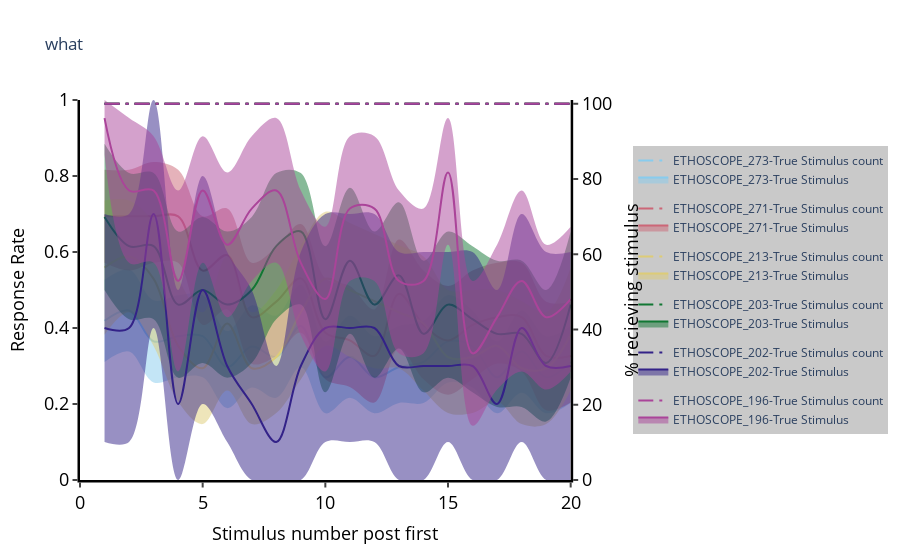

Notebook source saved alongside this figure:
### Code cell
x = pdfp.plot_habituation(plot_type = 'number', x_limit = 20, title = 'what', facet_col='machine_name');
x.show()

### Figure 1 — Plotly figure (JSON) as saved in the notebook; plotly's stock layout.template omitted (floating-point values rounded to 4 significant figures)
{"data": [{"legendgroup": "ETHOSCOPE_273-Spon. Mov.", "line": {"shape": "spline", "width": 0}, "marker": {"color": "#444"}, "mode": "lines", "showlegend": false, "type": "scatter", "x": [], "y": []}, {"fill": "tonexty", "legendgroup": "ETHOSCOPE_273-Spon. Mov.", "line": {"color": "grey", "shape": "spline"}, "mode": "lines", "name": "ETHOSCOPE_273-Spon. Mov.", "type": "scatter", "x": [], "y": []}, {"fill": "tonexty", "legendgroup": "ETHOSCOPE_273-Spon. Mov.", "line": {"shape": "spline", "width": 0}, "marker": {"color": "grey"}, "mode": "lines", "showlegend": false, "type": "scatter", "x": [], "y": []}, {"legendgroup": "ETHOSCOPE_273-True Stimulus", "line": {"shape": "spline", "width": 0}, "marker": {"color": "#444"}, "mode": "lines", "showlegend": false, "type": "scatter", "x": [1, 2, 3, 4, 5, 6, 7, 8, 9, 10, 11, 12, 13, 14, 15, 16, 17, 18, 19, 20], "y": [0.3108, 0.3378, 0.2568, 0.2703, 0.2703, 0.1892, 0.2432, 0.2162, 0.2973, 0.1757, 0.2162, 0.1757, 0.2027, 0.2027, 0.2568, 0.2432, 0.1757, 0.2297, 0.1757, 0.2027]}, {"fill": "tonexty", "legendgroup": "ETHOSCOPE_273-True Stimulus", "line": {"color": "rgb(136, 204, 238)", "shape": "spline"}, "mode": "lines", "name": "ETHOSCOPE_273-True Stimulus", "type": "scatter", "x": [1, 2, 3, 4, 5, 6, 7, 8, 9, 10, 11, 12, 13, 14, 15, 16, 17, 18, 19, 20], "y": [0.4189, 0.4459, 0.3649, 0.3784, 0.3784, 0.2973, 0.3514, 0.3243, 0.4054, 0.2703, 0.3243, 0.2703, 0.2973, 0.3108, 0.3649, 0.3514, 0.2703, 0.3378, 0.2703, 0.3108]}, {"fill": "tonexty", "legendgroup": "ETHOSCOPE_273-True Stimulus", "line": {"shape": "spline", "width": 0}, "marker": {"color": "rgb(136, 204, 238)"}, "mode": "lines", "showlegend": false, "type": "scatter", "x": [1, 2, 3, 4, 5, 6, 7, 8, 9, 10, 11, 12, 13, 14, 15, 16, 17, 18, 19, 20], "y": [0.527, 0.5541, 0.473, 0.4865, 0.4865, 0.3919, 0.4595, 0.4324, 0.5135, 0.3649, 0.4324, 0.3784, 0.4054, 0.4189, 0.4865, 0.4459, 0.3649, 0.4459, 0.3784, 0.4054]}, {"legendgroup": "ETHOSCOPE_273-True Stimulus", "line": {"color": "rgb(136, 204, 238)", "dash": "longdashdot", "shape": "spline"}, "mode": "lines", "name": "ETHOSCOPE_273-True Stimulus count", "type": "scatter", "x": [1, 2, 3, 4, 5, 6, 7, 8, 9, 10, 11, 12, 13, 14, 15, 16, 17, 18, 19, 20], "xaxis": "x", "y": [100, 100, 100, 100, 100, 100, 100, 100, 100, 100, 100, 100, 100, 100, 100, 100, 100, 100, 100, 100], "yaxis": "y2"}, {"legendgroup": "ETHOSCOPE_271-Spon. Mov.", "line": {"shape": "spline", "width": 0}, "marker": {"color": "#444"}, "mode": "lines", "showlegend": false, "type": "scatter", "x": [], "y": []}, {"fill": "tonexty", "legendgroup": "ETHOSCOPE_271-Spon. Mov.", "line": {"color": "grey", "shape": "spline"}, "mode": "lines", "name": "ETHOSCOPE_271-Spon. Mov.", "type": "scatter", "x": [], "y": []}, {"fill": "tonexty", "legendgroup": "ETHOSCOPE_271-Spon. Mov.", "line": {"shape": "spline", "width": 0}, "marker": {"color": "grey"}, "mode": "lines", "showlegend": false, "type": "scatter", "x": [], "y": []}, {"legendgroup": "ETHOSCOPE_271-True Stimulus", "line": {"shape": "spline", "width": 0}, "marker": {"color": "#444"}, "mode": "lines", "showlegend": false, "type": "scatter", "x": [1, 2, 3, 4, 5, 6, 7, 8, 9, 10, 11, 12, 13, 14, 15, 16, 17, 18, 19, 20], "y": [0.5714, 0.551, 0.5714, 0.5714, 0.4082, 0.449, 0.3061, 0.3265, 0.3878, 0.2653, 0.2449, 0.2041, 0.3469, 0.2653, 0.2245, 0.2653, 0.3061, 0.2857, 0.1837, 0.2041]}, {"fill": "tonexty", "legendgroup": "ETHOSCOPE_271-True Stimulus", "line": {"color": "rgb(204, 102, 119)", "shape": "spline"}, "mode": "lines", "name": "ETHOSCOPE_271-True Stimulus", "type": "scatter", "x": [1, 2, 3, 4, 5, 6, 7, 8, 9, 10, 11, 12, 13, 14, 15, 16, 17, 18, 19, 20], "y": [0.6939, 0.6939, 0.6939, 0.6939, 0.551, 0.5918, 0.4286, 0.4694, 0.5306, 0.3878, 0.3673, 0.3265, 0.4898, 0.4082, 0.3673, 0.4082, 0.4286, 0.4286, 0.3265, 0.3265]}, {"fill": "tonexty", "legendgroup": "ETHOSCOPE_271-True Stimulus", "line": {"shape": "spline", "width": 0}, "marker": {"color": "rgb(204, 102, 119)"}, "mode": "lines", "showlegend": false, "type": "scatter", "x": [1, 2, 3, 4, 5, 6, 7, 8, 9, 10, 11, 12, 13, 14, 15, 16, 17, 18, 19, 20], "y": [0.8163, 0.8163, 0.8367, 0.8163, 0.6939, 0.7143, 0.5714, 0.6122, 0.6735, 0.5306, 0.5102, 0.449, 0.6327, 0.551, 0.5102, 0.551, 0.5714, 0.5714, 0.4694, 0.4694]}, {"legendgroup": "ETHOSCOPE_271-True Stimulus", "line": {"color": "rgb(204, 102, 119)", "dash": "longdashdot", "shape": "spline"}, "mode": "lines", "name": "ETHOSCOPE_271-True Stimulus count", "type": "scatter", "x": [1, 2, 3, 4, 5, 6, 7, 8, 9, 10, 11, 12, 13, 14, 15, 16, 17, 18, 19, 20], "xaxis": "x", "y": [100, 100, 100, 100, 100, 100, 100, 100, 100, 100, 100, 100, 100, 100, 100, 100, 100, 100, 100, 100], "yaxis": "y2"}, {"legendgroup": "ETHOSCOPE_213-Spon. Mov.", "line": {"shape": "spline", "width": 0}, "marker": {"color": "#444"}, "mode": "lines", "showlegend": false, "type": "scatter", "x": [], "y": []}, {"fill": "tonexty", "legendgroup": "ETHOSCOPE_213-Spon. Mov.", "line": {"color": "grey", "shape": "spline"}, "mode": "lines", "name": "ETHOSCOPE_213-Spon. Mov.", "type": "scatter", "x": [], "y": []}, {"fill": "tonexty", "legendgroup": "ETHOSCOPE_213-Spon. Mov.", "line": {"shape": "spline", "width": 0}, "marker": {"color": "grey"}, "mode": "lines", "showlegend": false, "type": "scatter", "x": [], "y": []}, {"legendgroup": "ETHOSCOPE_213-True Stimulus", "line": {"shape": "spline", "width": 0}, "marker": {"color": "#444"}, "mode": "lines", "showlegend": false, "type": "scatter", "x": [1, 2, 3, 4, 5, 6, 7, 8, 9, 10, 11, 12, 13, 14, 15, 16, 17, 18, 19, 20], "y": [0.3824, 0.4412, 0.3529, 0.2059, 0.1471, 0.2353, 0.1471, 0.1765, 0.2647, 0.3529, 0.3235, 0.2941, 0.2941, 0.2353, 0.1765, 0.1765, 0.2059, 0.1471, 0.1471, 0.2353]}, {"fill": "tonexty", "legendgroup": "ETHOSCOPE_213-True Stimulus", "line": {"color": "rgb(221, 204, 119)", "shape": "spline"}, "mode": "lines", "name": "ETHOSCOPE_213-True Stimulus", "type": "scatter", "x": [1, 2, 3, 4, 5, 6, 7, 8, 9, 10, 11, 12, 13, 14, 15, 16, 17, 18, 19, 20], "y": [0.5588, 0.5882, 0.5294, 0.3529, 0.2941, 0.4118, 0.2941, 0.3235, 0.4412, 0.5294, 0.5, 0.4706, 0.4412, 0.4118, 0.3235, 0.3235, 0.3529, 0.2941, 0.2941, 0.3824]}, {"fill": "tonexty", "legendgroup": "ETHOSCOPE_213-True Stimulus", "line": {"shape": "spline", "width": 0}, "marker": {"color": "rgb(221, 204, 119)"}, "mode": "lines", "showlegend": false, "type": "scatter", "x": [1, 2, 3, 4, 5, 6, 7, 8, 9, 10, 11, 12, 13, 14, 15, 16, 17, 18, 19, 20], "y": [0.7353, 0.7353, 0.6765, 0.5294, 0.4412, 0.5882, 0.4412, 0.5, 0.6176, 0.7059, 0.6765, 0.6471, 0.6176, 0.5882, 0.5, 0.5, 0.5, 0.4706, 0.4412, 0.5588]}, {"legendgroup": "ETHOSCOPE_213-True Stimulus", "line": {"color": "rgb(221, 204, 119)", "dash": "longdashdot", "shape": "spline"}, "mode": "lines", "name": "ETHOSCOPE_213-True Stimulus count", "type": "scatter", "x": [1, 2, 3, 4, 5, 6, 7, 8, 9, 10, 11, 12, 13, 14, 15, 16, 17, 18, 19, 20], "xaxis": "x", "y": [100, 100, 100, 100, 100, 100, 100, 100, 100, 100, 100, 100, 100, 100, 100, 100, 100, 100, 100, 100], "yaxis": "y2"}, {"legendgroup": "ETHOSCOPE_203-Spon. Mov.", "line": {"shape": "spline", "width": 0}, "marker": {"color": "#444"}, "mode": "lines", "showlegend": false, "type": "scatter", "x": [], "y": []}, {"fill": "tonexty", "legendgroup": "ETHOSCOPE_203-Spon. Mov.", "line": {"color": "grey", "shape": "spline"}, "mode": "lines", "name": "ETHOSCOPE_203-Spon. Mov.", "type": "scatter", "x": [], "y": []}, {"fill": "tonexty", "legendgroup": "ETHOSCOPE_203-Spon. Mov.", "line": {"shape": "spline", "width": 0}, "marker": {"color": "grey"}, "mode": "lines", "showlegend": false, "type": "scatter", "x": [], "y": []}, {"legendgroup": "ETHOSCOPE_203-True Stimulus", "line": {"shape": "spline", "width": 0}, "marker": {"color": "#444"}, "mode": "lines", "showlegend": false, "type": "scatter", "x": [1, 2, 3, 4, 5, 6, 7, 8, 9, 10, 11, 12, 13, 14, 15, 16, 17, 18, 19, 20], "y": [0.5, 0.4231, 0.4231, 0.2692, 0.3077, 0.2692, 0.3077, 0.4231, 0.4615, 0.2308, 0.3846, 0.2692, 0.3462, 0.2308, 0.2692, 0.2308, 0.1923, 0.1923, 0.1538, 0.2692]}, {"fill": "tonexty", "legendgroup": "ETHOSCOPE_203-True Stimulus", "line": {"color": "rgb(17, 119, 51)", "shape": "spline"}, "mode": "lines", "name": "ETHOSCOPE_203-True Stimulus", "type": "scatter", "x": [1, 2, 3, 4, 5, 6, 7, 8, 9, 10, 11, 12, 13, 14, 15, 16, 17, 18, 19, 20], "y": [0.6923, 0.6154, 0.6154, 0.4615, 0.5, 0.4615, 0.5, 0.6154, 0.6538, 0.4231, 0.5769, 0.4615, 0.5385, 0.3846, 0.4615, 0.4231, 0.3846, 0.3846, 0.3077, 0.4615]}, {"fill": "tonexty", "legendgroup": "ETHOSCOPE_203-True Stimulus", "line": {"shape": "spline", "width": 0}, "marker": {"color": "rgb(17, 119, 51)"}, "mode": "lines", "showlegend": false, "type": "scatter", "x": [1, 2, 3, 4, 5, 6, 7, 8, 9, 10, 11, 12, 13, 14, 15, 16, 17, 18, 19, 20], "y": [0.8846, 0.8077, 0.8077, 0.6538, 0.6923, 0.6538, 0.6923, 0.8077, 0.8077, 0.6154, 0.7692, 0.6538, 0.7308, 0.5769, 0.6538, 0.6154, 0.5769, 0.5769, 0.5, 0.6538]}, {"legendgroup": "ETHOSCOPE_203-True Stimulus", "line": {"color": "rgb(17, 119, 51)", "dash": "longdashdot", "shape": "spline"}, "mode": "lines", "name": "ETHOSCOPE_203-True Stimulus count", "type": "scatter", "x": [1, 2, 3, 4, 5, 6, 7, 8, 9, 10, 11, 12, 13, 14, 15, 16, 17, 18, 19, 20], "xaxis": "x", "y": [100, 100, 100, 100, 100, 100, 100, 100, 100, 100, 100, 100, 100, 100, 100, 100, 100, 100, 100, 100], "yaxis": "y2"}, {"legendgroup": "ETHOSCOPE_202-Spon. Mov.", "line": {"shape": "spline", "width": 0}, "marker": {"color": "#444"}, "mode": "lines", "showlegend": false, "type": "scatter", "x": [], "y": []}, {"fill": "tonexty", "legendgroup": "ETHOSCOPE_202-Spon. Mov.", "line": {"color": "grey", "shape": "spline"}, "mode": "lines", "name": "ETHOSCOPE_202-Spon. Mov.", "type": "scatter", "x": [], "y": []}, {"fill": "tonexty", "legendgroup": "ETHOSCOPE_202-Spon. Mov.", "line": {"shape": "spline", "width": 0}, "marker": {"color": "grey"}, "mode": "lines", "showlegend": false, "type": "scatter", "x": [], "y": []}, {"legendgroup": "ETHOSCOPE_202-True Stimulus", "line": {"shape": "spline", "width": 0}, "marker": {"color": "#444"}, "mode": "lines", "showlegend": false, "type": "scatter", "x": [1, 2, 3, 4, 5, 6, 7, 8, 9, 10, 11, 12, 13, 14, 15, 16, 17, 18, 19, 20], "y": [0.1, 0.1, 0.4, 0, 0.2, 0.1, 0, 0, 0, 0.1, 0.1, 0.1, 0, 0, 0.1, 0, 0, 0.1, 0, 0]}, {"fill": "tonexty", "legendgroup": "ETHOSCOPE_202-True Stimulus", "line": {"color": "rgb(51, 34, 136)", "shape": "spline"}, "mode": "lines", "name": "ETHOSCOPE_202-True Stimulus", "type": "scatter", "x": [1, 2, 3, 4, 5, 6, 7, 8, 9, 10, 11, 12, 13, 14, 15, 16, 17, 18, 19, 20], "y": [0.4, 0.4, 0.7, 0.2, 0.5, 0.3, 0.2, 0.1, 0.3, 0.4, 0.4, 0.4, 0.3, 0.3, 0.3, 0.3, 0.2, 0.4, 0.3, 0.3]}, {"fill": "tonexty", "legendgroup": "ETHOSCOPE_202-True Stimulus", "line": {"shape": "spline", "width": 0}, "marker": {"color": "rgb(51, 34, 136)"}, "mode": "lines", "showlegend": false, "type": "scatter", "x": [1, 2, 3, 4, 5, 6, 7, 8, 9, 10, 11, 12, 13, 14, 15, 16, 17, 18, 19, 20], "y": [0.7, 0.7, 1, 0.5, 0.8, 0.6, 0.5, 0.3, 0.6, 0.7, 0.7, 0.7, 0.6, 0.6, 0.6, 0.6, 0.5, 0.7, 0.6, 0.6]}, {"legendgroup": "ETHOSCOPE_202-True Stimulus", "line": {"color": "rgb(51, 34, 136)", "dash": "longdashdot", "shape": "spline"}, "mode": "lines", "name": "ETHOSCOPE_202-True Stimulus count", "type": "scatter", "x": [1, 2, 3, 4, 5, 6, 7, 8, 9, 10, 11, 12, 13, 14, 15, 16, 17, 18, 19, 20], "xaxis": "x", "y": [100, 100, 100, 100, 100, 100, 100, 100, 100, 100, 100, 100, 100, 100, 100, 100, 100, 100, 100, 100], "yaxis": "y2"}, {"legendgroup": "ETHOSCOPE_196-Spon. Mov.", "line": {"shape": "spline", "width": 0}, "marker": {"color": "#444"}, "mode": "lines", "showlegend": false, "type": "scatter", "x": [], "y": []}, {"fill": "tonexty", "legendgroup": "ETHOSCOPE_196-Spon. Mov.", "line": {"color": "grey", "shape": "spline"}, "mode": "lines", "name": "ETHOSCOPE_196-Spon. Mov.", "type": "scatter", "x": [], "y": []}, {"fill": "tonexty", "legendgroup": "ETHOSCOPE_196-Spon. Mov.", "line": {"shape": "spline", "width": 0}, "marker": {"color": "grey"}, "mode": "lines", "showlegend": false, "type": "scatter", "x": [], "y": []}, {"legendgroup": "ETHOSCOPE_196-True Stimulus", "line": {"shape": "spline", "width": 0}, "marker": {"color": "#444"}, "mode": "lines", "showlegend": false, "type": "scatter", "x": [1, 2, 3, 4, 5, 6, 7, 8, 9, 10, 11, 12, 13, 14, 15, 16, 17, 18, 19, 20], "y": [0.8571, 0.5714, 0.5714, 0.2857, 0.5714, 0.4286, 0.5238, 0.5714, 0.381, 0.2857, 0.5238, 0.5238, 0.3333, 0.3333, 0.619, 0.1429, 0.2381, 0.2857, 0.2381, 0.2857]}, {"fill": "tonexty", "legendgroup": "ETHOSCOPE_196-True Stimulus", "line": {"color": "rgb(170, 68, 153)", "shape": "spline"}, "mode": "lines", "name": "ETHOSCOPE_196-True Stimulus", "type": "scatter", "x": [1, 2, 3, 4, 5, 6, 7, 8, 9, 10, 11, 12, 13, 14, 15, 16, 17, 18, 19, 20], "y": [0.9524, 0.7619, 0.7619, 0.5238, 0.7619, 0.619, 0.7143, 0.7619, 0.5714, 0.4762, 0.7143, 0.7143, 0.5238, 0.5238, 0.8095, 0.3333, 0.4286, 0.5238, 0.4286, 0.4762]}, {"fill": "tonexty", "legendgroup": "ETHOSCOPE_196-True Stimulus", "line": {"shape": "spline", "width": 0}, "marker": {"color": "rgb(170, 68, 153)"}, "mode": "lines", "showlegend": false, "type": "scatter", "x": [1, 2, 3, 4, 5, 6, 7, 8, 9, 10, 11, 12, 13, 14, 15, 16, 17, 18, 19, 20], "y": [1, 0.9524, 0.9048, 0.7619, 0.9048, 0.8095, 0.9048, 0.9524, 0.7619, 0.6667, 0.9048, 0.9048, 0.7619, 0.7143, 0.9524, 0.5238, 0.619, 0.7619, 0.619, 0.6667]}, {"legendgroup": "ETHOSCOPE_196-True Stimulus", "line": {"color": "rgb(170, 68, 153)", "dash": "longdashdot", "shape": "spline"}, "mode": "lines", "name": "ETHOSCOPE_196-True Stimulus count", "type": "scatter", "x": [1, 2, 3, 4, 5, 6, 7, 8, 9, 10, 11, 12, 13, 14, 15, 16, 17, 18, 19, 20], "xaxis": "x", "y": [100, 100, 100, 100, 100, 100, 100, 100, 100, 100, 100, 100, 100, 100, 100, 100, 100, 100, 100, 100], "yaxis": "y2"}], "layout": {"legend": {"bgcolor": "rgba(201, 201, 201, 1)", "bordercolor": "grey", "font": {"size": 12}, "x": 1.06, "y": 0.5}, "plot_bgcolor": "white", "title": {"text": "what"}, "xaxis": {"anchor": "y", "domain": [0, 0.94], "linecolor": "black", "linewidth": 2.5, "range": [0, 20], "showgrid": false, "tick0": 0, "tickfont": {"color": "black", "size": 18}, "ticks": "outside", "tickwidth": 2, "title": {"font": {"color": "black", "size": 18}, "text": "Stimulus number post first"}, "type": "-", "zeroline": false}, "yaxis": {"anchor": "x", "domain": [0, 1], "dtick": 0.2, "linecolor": "black", "linewidth": 2.5, "range": [0, 1], "rangemode": "tozero", "showgrid": false, "tick0": 0, "tickfont": {"color": "black", "size": 18}, "ticks": "outside", "tickwidth": 2, "title": {"font": {"color": "black", "size": 18}, "text": "Response Rate"}, "type": "-", "zeroline": false}, "yaxis2": {"anchor": "x", "linecolor": "black", "linewidth": 2.5, "overlaying": "y", "range": [0, 101], "rangemode": "tozero", "showgrid": false, "side": "right", "tick0": 0, "tickfont": {"color": "black", "size": 18}, "ticks": "outside", "tickwidth": 2, "title": {"font": {"color": "black", "size": 18}, "text": "% recieving stimulus"}, "type": "-", "zeroline": false}}}
